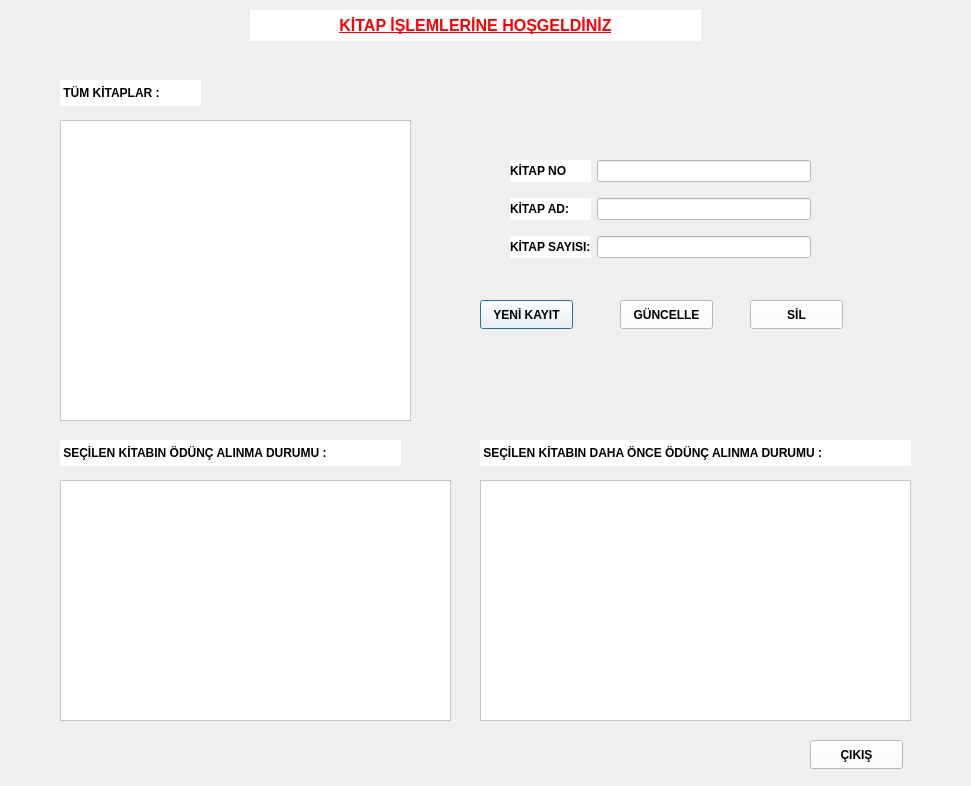
<?xml version="1.0" encoding="UTF-8"?>
<ui version="4.0">
 <class>kitap_islemleri</class>
 <widget class="QDialog" name="kitap_islemleri">
  <property name="geometry">
   <rect>
    <x>0</x>
    <y>0</y>
    <width>971</width>
    <height>786</height>
   </rect>
  </property>
  <property name="windowTitle">
   <string>Dialog</string>
  </property>
  <property name="styleSheet">
   <string notr="true">QDialog {
	border-image: url(:/otomasyon resimler/arkaplan.jpg);
}</string>
  </property>
  <widget class="QPushButton" name="btn_kayit">
   <property name="geometry">
    <rect>
     <x>480</x>
     <y>300</y>
     <width>93</width>
     <height>29</height>
    </rect>
   </property>
   <property name="font">
    <font>
     <bold>true</bold>
    </font>
   </property>
   <property name="styleSheet">
    <string notr="true">background-color: rgb(255, 255, 255);</string>
   </property>
   <property name="text">
    <string>YENİ KAYIT</string>
   </property>
  </widget>
  <widget class="QPushButton" name="btn_guncelle">
   <property name="geometry">
    <rect>
     <x>620</x>
     <y>300</y>
     <width>93</width>
     <height>29</height>
    </rect>
   </property>
   <property name="font">
    <font>
     <bold>true</bold>
    </font>
   </property>
   <property name="styleSheet">
    <string notr="true">background-color: rgb(255, 255, 255);</string>
   </property>
   <property name="text">
    <string>GÜNCELLE</string>
   </property>
  </widget>
  <widget class="QPushButton" name="btn_sil">
   <property name="geometry">
    <rect>
     <x>750</x>
     <y>300</y>
     <width>93</width>
     <height>29</height>
    </rect>
   </property>
   <property name="font">
    <font>
     <bold>true</bold>
    </font>
   </property>
   <property name="styleSheet">
    <string notr="true">background-color: rgb(255, 255, 255);</string>
   </property>
   <property name="text">
    <string>SİL</string>
   </property>
  </widget>
  <widget class="QTableView" name="tableView">
   <property name="geometry">
    <rect>
     <x>60</x>
     <y>120</y>
     <width>351</width>
     <height>301</height>
    </rect>
   </property>
   <property name="styleSheet">
    <string notr="true">background-color: rgb(255, 255, 255);</string>
   </property>
  </widget>
  <widget class="QTableView" name="daha_once_odunc_alma">
   <property name="geometry">
    <rect>
     <x>480</x>
     <y>480</y>
     <width>431</width>
     <height>241</height>
    </rect>
   </property>
   <property name="styleSheet">
    <string notr="true">background-color: rgb(255, 255, 255);</string>
   </property>
  </widget>
  <widget class="QTableView" name="odunc_alma_durum">
   <property name="geometry">
    <rect>
     <x>60</x>
     <y>480</y>
     <width>391</width>
     <height>241</height>
    </rect>
   </property>
   <property name="styleSheet">
    <string notr="true">background-color: rgb(255, 255, 255);</string>
   </property>
  </widget>
  <widget class="QLabel" name="label_4">
   <property name="geometry">
    <rect>
     <x>250</x>
     <y>10</y>
     <width>451</width>
     <height>31</height>
    </rect>
   </property>
   <property name="font">
    <font>
     <pointsize>12</pointsize>
     <bold>true</bold>
     <underline>true</underline>
    </font>
   </property>
   <property name="styleSheet">
    <string notr="true">color: rgb(255, 0, 0);
background-color: rgb(255, 255, 255);</string>
   </property>
   <property name="text">
    <string>KİTAP İŞLEMLERİNE HOŞGELDİNİZ</string>
   </property>
   <property name="alignment">
    <set>Qt::AlignmentFlag::AlignCenter</set>
   </property>
  </widget>
  <widget class="QLabel" name="label_5">
   <property name="geometry">
    <rect>
     <x>60</x>
     <y>80</y>
     <width>141</width>
     <height>26</height>
    </rect>
   </property>
   <property name="font">
    <font>
     <bold>true</bold>
    </font>
   </property>
   <property name="styleSheet">
    <string notr="true">background-color: rgb(255, 255, 255);</string>
   </property>
   <property name="text">
    <string> TÜM KİTAPLAR :</string>
   </property>
  </widget>
  <widget class="QLabel" name="label_6">
   <property name="geometry">
    <rect>
     <x>60</x>
     <y>440</y>
     <width>341</width>
     <height>26</height>
    </rect>
   </property>
   <property name="font">
    <font>
     <bold>true</bold>
    </font>
   </property>
   <property name="styleSheet">
    <string notr="true">background-color: rgb(255, 255, 255);</string>
   </property>
   <property name="text">
    <string> SEÇİLEN KİTABIN ÖDÜNÇ ALINMA DURUMU :</string>
   </property>
  </widget>
  <widget class="QLabel" name="label_7">
   <property name="geometry">
    <rect>
     <x>480</x>
     <y>440</y>
     <width>431</width>
     <height>26</height>
    </rect>
   </property>
   <property name="font">
    <font>
     <bold>true</bold>
    </font>
   </property>
   <property name="styleSheet">
    <string notr="true">background-color: rgb(255, 255, 255);</string>
   </property>
   <property name="text">
    <string> SEÇİLEN KİTABIN DAHA ÖNCE ÖDÜNÇ ALINMA DURUMU :</string>
   </property>
  </widget>
  <widget class="QPushButton" name="btn_kapat">
   <property name="geometry">
    <rect>
     <x>810</x>
     <y>740</y>
     <width>93</width>
     <height>29</height>
    </rect>
   </property>
   <property name="font">
    <font>
     <bold>true</bold>
    </font>
   </property>
   <property name="styleSheet">
    <string notr="true">background-color: rgb(255, 255, 255);</string>
   </property>
   <property name="text">
    <string>ÇIKIŞ</string>
   </property>
  </widget>
  <widget class="QWidget" name="">
   <property name="geometry">
    <rect>
     <x>510</x>
     <y>150</y>
     <width>301</width>
     <height>121</height>
    </rect>
   </property>
   <layout class="QGridLayout" name="gridLayout">
    <item row="2" column="1">
     <widget class="QLineEdit" name="ln_kitap_sayisi">
      <property name="styleSheet">
       <string notr="true">background-color: rgb(255, 255, 255);</string>
      </property>
     </widget>
    </item>
    <item row="1" column="0">
     <widget class="QLabel" name="label_2">
      <property name="font">
       <font>
        <bold>true</bold>
       </font>
      </property>
      <property name="styleSheet">
       <string notr="true">background-color: rgb(255, 255, 255);</string>
      </property>
      <property name="text">
       <string>KİTAP AD:</string>
      </property>
     </widget>
    </item>
    <item row="0" column="0">
     <widget class="QLabel" name="label">
      <property name="font">
       <font>
        <bold>true</bold>
       </font>
      </property>
      <property name="styleSheet">
       <string notr="true">background-color: rgb(255, 255, 255);</string>
      </property>
      <property name="text">
       <string>KİTAP NO</string>
      </property>
     </widget>
    </item>
    <item row="0" column="1">
     <widget class="QLineEdit" name="ln_kitap_no">
      <property name="enabled">
       <bool>false</bool>
      </property>
      <property name="styleSheet">
       <string notr="true">background-color: rgb(255, 255, 255);</string>
      </property>
     </widget>
    </item>
    <item row="2" column="0">
     <widget class="QLabel" name="label_3">
      <property name="font">
       <font>
        <bold>true</bold>
       </font>
      </property>
      <property name="styleSheet">
       <string notr="true">background-color: rgb(255, 255, 255);</string>
      </property>
      <property name="text">
       <string>KİTAP SAYISI:</string>
      </property>
     </widget>
    </item>
    <item row="1" column="1">
     <widget class="QLineEdit" name="ln_kitap_ad">
      <property name="styleSheet">
       <string notr="true">background-color: rgb(255, 255, 255);</string>
      </property>
     </widget>
    </item>
   </layout>
  </widget>
 </widget>
 <resources/>
 <connections>
  <connection>
   <sender>btn_kapat</sender>
   <signal>clicked()</signal>
   <receiver>kitap_islemleri</receiver>
   <slot>accept()</slot>
   <hints>
    <hint type="sourcelabel">
     <x>881</x>
     <y>720</y>
    </hint>
    <hint type="destinationlabel">
     <x>953</x>
     <y>734</y>
    </hint>
   </hints>
  </connection>
 </connections>
</ui>
